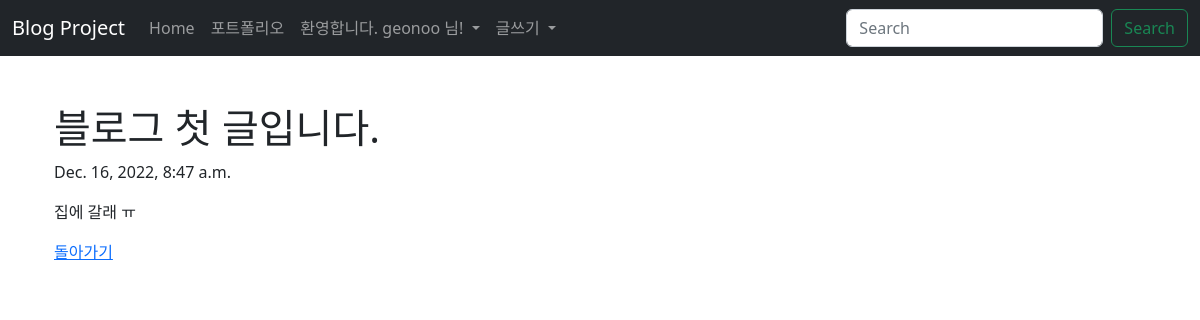
Page /blog/1/ (signed in) on the committed database.
### blog/models.py (models this page shows, shortened)
class Blog(models.Model):
    title = models.CharField(max_length=200)
    pub_date = models.DateTimeField('date published')
    body = models.TextField()

### blog/views.py (the view)
# urls.py: path('<int:blog_id>/', views.detail, name='detail'),
def detail(request, blog_id):
    blog_detail = get_object_or_404(Blog, pk=blog_id)
    return render(request, 'blog/detail.html', {'blog': blog_detail})

### blog/templates/blog/detail.html
{% extends 'base.html' %}
{% block content %}
    <br>
    <div class="container">
        <h1>{{ blog.title }}</h1>
        <p>{{ blog.pub_date }}</p>
        <p>{{ blog.body }}</p>
        <a href="{% url 'home' %}">돌아가기</a>
    </div>
{% endblock %}

### secondproject/templates/base.html (shortened to what this page needs)
<!DOCTYPE html>
<html lang="en">
<head>
    <link href="https://cdn.jsdelivr.net/npm/bootstrap@5.2.3/dist/css/bootstrap.min.css" rel="stylesheet">
</head>
<body>
    <nav class="navbar navbar-expand-lg navbar-dark bg-dark">
        <div class="container-fluid">
            <a class="navbar-brand" href="{% url 'home' %}">Blog Project</a>
            <div class="collapse navbar-collapse" id="navbarSupportedContent">
                <ul class="navbar-nav me-auto mb-2 mb-lg-0">
                    <li class="nav-item">
                        <a class="nav-link" aria-current="page" href="{% url 'home' %}">Home</a>
                    </li>
                    <li class="nav-item">
                        <a class="nav-link" href="{% url 'portfolio' %}">포트폴리오</a>
                    </li>
                    {% if user.is_authenticated %}
                    <li class="nav-item dropdown">
                    <a class="nav-link dropdown-toggle" href="#" role="button" data-bs-toggle="dropdown" aria-expanded="false"> 환영합니다. {{ user.username }} 님! </a>
                    </li>
                    <li class="nav-item dropdown">
                        <a class="nav-link dropdown-toggle" href="#" role="button" data-bs-toggle="dropdown" aria-expanded="false">
                        글쓰기
                        </a>
                    </li>
                    {% endif %}
                </ul>
                <form class="d-flex" role="search">
                    <input class="form-control me-2" type="search" placeholder="Search" aria-label="Search">
                    <button class="btn btn-outline-success" type="submit">Search</button>
                </form>
            </div>
        </div>
    </nav>
    <br>
    <div class="container">
        {% block content %}
        {% endblock %}
    </div>
</body>
</html>

### rows in the picture
Blog: title "블로그 첫 글입니다.", pub_date "Dec. 16, 2022, 8:47 a.m.", body "집에 갈래 ㅠ"

### other values in the picture
{{ user.username }} "geonoo"
